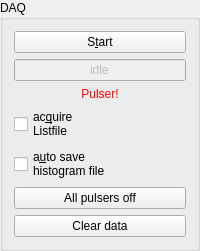
    <widget class="QGroupBox" name="groupBox1">
     <property name="sizePolicy">
      <sizepolicy hsizetype="Maximum" vsizetype="Preferred">
       <horstretch>0</horstretch>
       <verstretch>0</verstretch>
      </sizepolicy>
     </property>
     <property name="title">
      <string>DAQ</string>
     </property>
     <layout class="QVBoxLayout" name="verticalLayout_3">
      <item>
       <widget class="QPushButton" name="startStopButton">
        <property name="toolTip">
         <string>start / stop data acquisition</string>
        </property>
        <property name="text">
         <string>S&amp;tart</string>
        </property>
        <property name="shortcut">
         <string>Alt+T</string>
        </property>
        <property name="checkable">
         <bool>true</bool>
        </property>
       </widget>
      </item>
      <item>
       <widget class="QLineEdit" name="daqStatusLine">
        <property name="enabled">
         <bool>false</bool>
        </property>
        <property name="toolTip">
         <string>current DAQ status display</string>
        </property>
        <property name="text">
         <string>idle</string>
        </property>
        <property name="alignment">
         <set>Qt::AlignHCenter</set>
        </property>
       </widget>
      </item>
      <item>
       <widget class="QLabel" name="pulserWarning">
        <property name="palette">
         <palette>
          <active>
           <colorrole role="WindowText">
            <brush brushstyle="SolidPattern">
             <color alpha="255">
              <red>255</red>
              <green>0</green>
              <blue>0</blue>
             </color>
            </brush>
           </colorrole>
          </active>
          <inactive>
           <colorrole role="WindowText">
            <brush brushstyle="SolidPattern">
             <color alpha="255">
              <red>255</red>
              <green>0</green>
              <blue>0</blue>
             </color>
            </brush>
           </colorrole>
          </inactive>
          <disabled>
           <colorrole role="WindowText">
            <brush brushstyle="SolidPattern">
             <color alpha="255">
              <red>110</red>
              <green>111</green>
              <blue>114</blue>
             </color>
            </brush>
           </colorrole>
          </disabled>
         </palette>
        </property>
        <property name="text">
         <string>&lt;p align=&quot;center&quot;&gt;Pulser!&lt;/p&gt;</string>
        </property>
        <property name="wordWrap">
         <bool>false</bool>
        </property>
       </widget>
      </item>
      <item>
       <widget class="QCheckBox" name="acquireListFile">
        <property name="text">
         <string>ac&amp;quire
Listfile</string>
        </property>
        <property name="shortcut">
         <string>Alt+Q</string>
        </property>
       </widget>
      </item>
      <item>
       <widget class="QCheckBox" name="autoSaveHistogram">
        <property name="text">
         <string>a&amp;uto save
histogram file</string>
        </property>
        <property name="shortcut">
         <string>Alt+H</string>
        </property>
       </widget>
      </item>
      <item>
       <widget class="QPushButton" name="allPulsersoffButton">
        <property name="text">
         <string>All pulsers off</string>
        </property>
       </widget>
      </item>
      <item>
       <widget class="QPushButton" name="clearAll">
        <property name="text">
         <string>Clear data</string>
        </property>
        <property name="shortcut">
         <string/>
        </property>
       </widget>
      </item>
     </layout>
    </widget>
